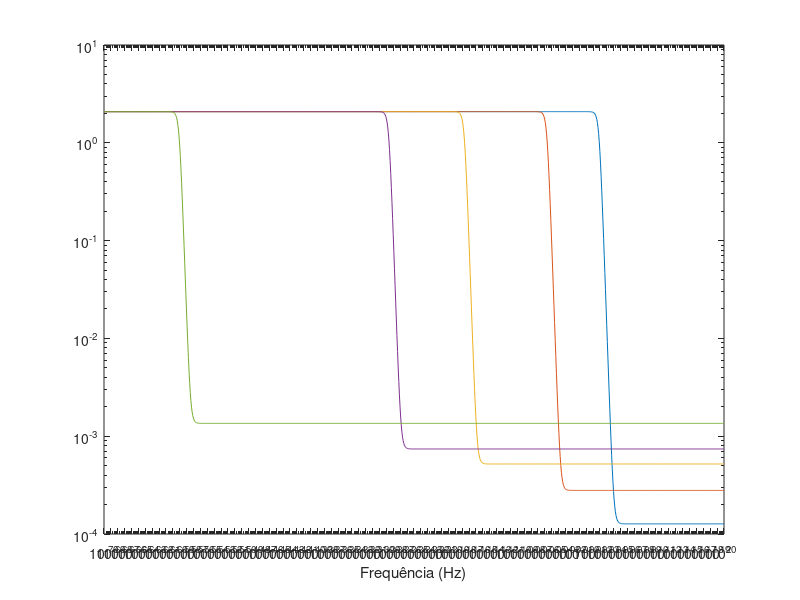

Recreate this plot in MATLAB. (Note: this script raises an error after producing the figure.)
clc;clear; format long

%-----Frequency array--------%
freq = logspace(-70,20,1000);   % size and gap of array 
minfreq = min(freq);
maxfreq = max(freq);
fw = length(freq);
w = 2*pi*freq;  % angular frequency array

%-----Diameter array--------%
diam = transpose(linspace(10,22,13));  % diameter array size and gap in nm
tamanho = length(diam);
raio = (diam/2)*1e-9;

% Volume
volume = (4/3)*pi*(raio.^3);

% Constants
t0 = 1e-9;  % s
Ms = 2.39e+5;   % A/m
m0 = 1.26e-6;   % H/m
Hc = 3.66e+4;   % A/m
Hk = Hc * 2.09; % A/m
Kb = 1.38e-23;  % J/K
T = 30;    % K (this is where you chance T value)
KbT = Kb*T;
K = 1.15e+4;    % J/m3

% KV (J)
KV = K*volume;

% B
B = KV/KbT;

% t
t = t0*exp(B);

% Xhf
Xhf = (m0*volume*Ms)/(3*KbT);

% Xlf
Xlf = (2*Ms)/(3*Hk);

% ΔX
deltaX = Xlf - Xhf;

% wt e wt²
wt = w.*t;
wt2 = wt.^2;

% X' using X' = Xhf + ΔX/(1+(wt)²)
a = 1./(1.+wt2);
b = deltaX .* a;
Xr = zeros(tamanho,fw);
for i=1:tamanho
    for j=1:fw
        Xr(i,j) = Xhf(i) + b(i,j);
    end
end

% X' curves for  d=10, d=13, d=16, d=19 e d=22  
figure,loglog(freq,Xr(1,:),freq,Xr(4,:),freq,Xr(7,:),freq,Xr(9,:),freq,Xr(13,:))
xlabel("Frequência (Hz)")
xlim([minfreq maxfreq])
fontsize(gca,12,"points")
ylabel("X' (SI)")
legend('d = 10nm', 'd = 13nm', 'd = 16nm', 'd = 19nm', 'd = 22nm',Location='northeast')
grid on
title("T = 30K")

% X'' using X'' = ΔXwt/(1+(wt)²)
ai = wt./(1.+wt2);
bi = deltaX .* ai;
Xi = zeros(tamanho,fw);
for i=1:tamanho
    for j=1:fw
        Xi(i,j) = bi(i,j);
    end
end

% X'' curves for d=10, d=13, d=16, d=19 e d=22
figure,loglog(freq,Xi(1,:),freq,Xi(4,:),freq,Xi(7,:),freq,Xi(9,:),freq,Xi(13,:))
xlabel("Frequência (Hz)")
xlim([minfreq maxfreq])
ylim([1e-7 1e+1])
fontsize(gca,12,"points")
ylabel("X'' (SI )")
legend('d = 10nm', 'd = 13nm', 'd = 16nm', 'd = 19nm', 'd = 22nm',Location='southwest')
grid on